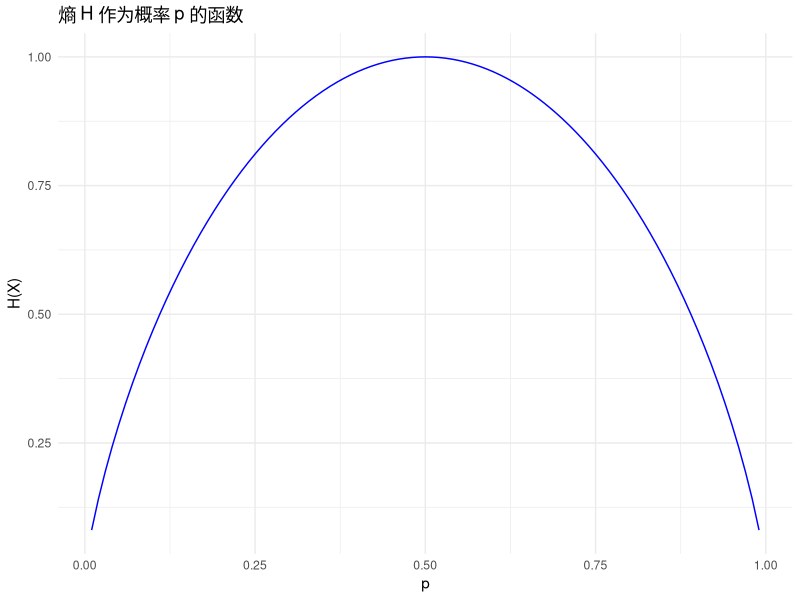

R code for this plot:
library(ggplot2)
p <- seq(0.01, 0.99, by = 0.01)
H <- -p * log2(p) - (1 - p) * log2(1 - p)
data <- data.frame(p, H)
ggplot(data, aes(x = p, y = H)) +
    geom_line(color = "blue") +
    labs(title = "熵 H 作为概率 p 的函数",x = "p",y = "H(X)") +
    theme_minimal()
